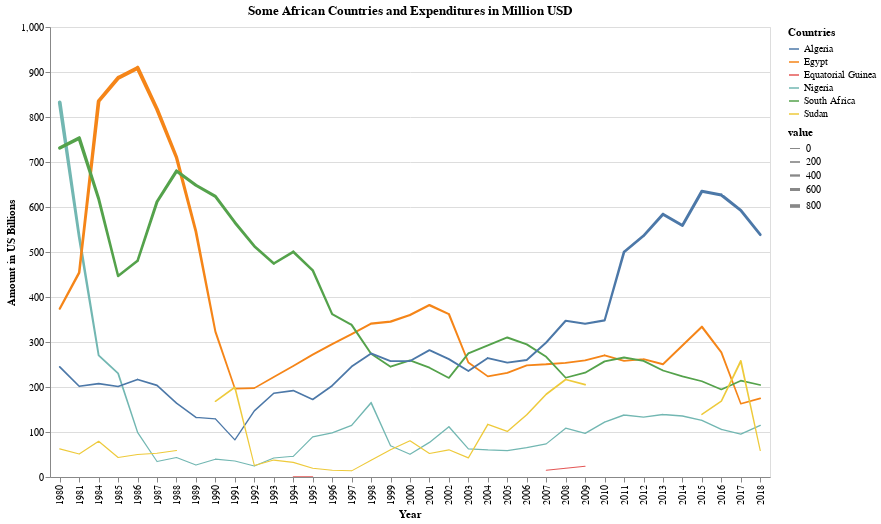

Notebook cell for this chart:
### Markdown cell above
Finally look at some countries in africa.

### Code cell
AFR = AFR_10.melt('Year')

point = alt.Chart(AFR)\
           .mark_trail(size=2)\
           .encode(
                    x = alt.X('Year:O'),
                    y = alt.Y('value', stack=None, title = 'Amount in US Billions'),
                    tooltip = ['value:Q',
                               'variable',
                               'Year'],
                    color = alt.Color('variable:N', title = 'Countries'),
                    size = 'value:Q'
                   )\
           .properties(
                            width = 720,
                            height = 450,
                            title = 'Some African Countries and Expenditures in Million USD'
                     )\
           .interactive()  

point.save('AFR.html')

point

### Figure 1 — Vega-Lite specification as saved in the notebook (floating-point values rounded to 4 significant figures; data arrays with more than 128 entries replaced by an {"elided": "..."} marker saying what was removed)
{"$schema": "https://vega.github.io/schema/vega-lite/v3.4.0.json", "config": {"mark": {"tooltip": null}, "view": {"height": 300, "width": 400}}, "data": {"name": "data-e39cc450471ad4cdc385b2ad6047275c"}, "datasets": {"data-e39cc450471ad4cdc385b2ad6047275c": {"elided": "222 records"}}, "encoding": {"color": {"field": "variable", "title": "Countries", "type": "nominal"}, "size": {"field": "value", "type": "quantitative"}, "tooltip": [{"field": "value", "type": "quantitative"}, {"field": "variable", "type": "nominal"}, {"field": "Year", "type": "quantitative"}], "x": {"field": "Year", "type": "ordinal"}, "y": {"field": "value", "stack": null, "title": "Amount in US Billions", "type": "quantitative"}}, "height": 450, "mark": {"size": 2, "type": "trail"}, "selection": {"selector005": {"bind": "scales", "encodings": ["x", "y"], "type": "interval"}}, "title": "Some African Countries and Expenditures in Million USD", "width": 720}
